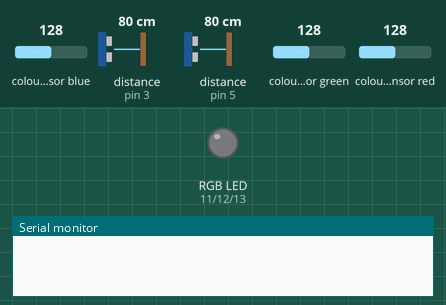
The sketch below on a simulated Arduino Nano, built with avr-gcc and run on an emulated ATmega328P. Shown: an RGB LED mixed from three pins (HIGH = lit), the last lines printed to the serial monitor. Wiring (inferred from the names in the program): 2 × ultrasonic range finder: trigger pin 2, echo pin 3 / trigger pin 4, echo pin 5; TCS3200 colour sensor: output pin 10; S2 pin 8; S3 pin 9; S0 pin 6; S1 pin 7. The inputs (shaded band) are chosen by the test bench; at power-on: colour sensor blue 128, distance to the obstacle (sensors on pin 3, pin 5) 80 cm, colour sensor green 128, colour sensor red 128. The echo pulse lasts 58.3 µs per cm; pins used as bus, display or sensor lines are not drawn.

Above: at 0.01 s.
At 1.2 s:
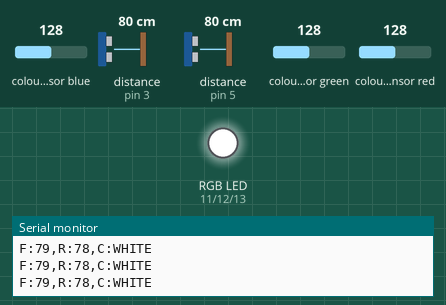
1.3 s: colour sensor blue set to 64
4.3 s: distance to the obstacle (sensor on pin 3) set to 35 cm
7.3 s: distance to the obstacle (sensor on pin 5) set to 35 cm
10.3 s: colour sensor green set to 5
13.3 s: distance to the obstacle (sensor on pin 3) set to 299 cm
16.3 s: distance to the obstacle (sensor on pin 5) set to 120 cm
Timing chart, 0 to 19.3 s (numbered marks = the images above; inputs shaded):
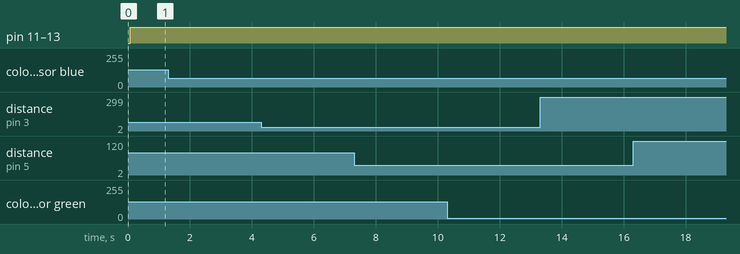

The sketch:

nano_sensor_hub.ino
```cpp
// ==========================================
// ARDUINO NANO - MAIN SENSOR HUB
// ==========================================
// Reads two ultrasonic sensors + TCS3200 color sensor
// Displays color on RGB LED, and transmits all data to ESP32!
//
// WIRING:
// Ultrasonic Front: TRIG=D2, ECHO=D3
// Ultrasonic Right: TRIG=D4, ECHO=D5
// TCS3200 Color:    S0=D6, S1=D7, S2=D8, S3=D9, OUT=D10, OE=GND
// RGB LED:          RED=D11, GREEN=D12, BLUE=D13

// --- ULTRASONIC PINS ---
#define TRIG_FRONT 2
#define ECHO_FRONT 3
#define TRIG_RIGHT 4
#define ECHO_RIGHT 5

// --- TCS3200 COLOR PINS ---
#define COLOR_S0  6
#define COLOR_S1  7
#define COLOR_S2  8
#define COLOR_S3  9
#define COLOR_OUT 10

// --- RGB LED PINS ---
#define LED_RED   11
#define LED_GREEN 12
#define LED_BLUE  13

int redValue = 0;
int greenValue = 0;
int blueValue = 0;

void setup() {
  Serial.begin(9600); // Talk to ESP32

  // Ultrasonics
  pinMode(TRIG_FRONT, OUTPUT);
  pinMode(ECHO_FRONT, INPUT);
  pinMode(TRIG_RIGHT, OUTPUT);
  pinMode(ECHO_RIGHT, INPUT);

  // Color Sensor
  pinMode(COLOR_S0, OUTPUT);
  pinMode(COLOR_S1, OUTPUT);
  pinMode(COLOR_S2, OUTPUT);
  pinMode(COLOR_S3, OUTPUT);
  pinMode(COLOR_OUT, INPUT);

  // RGB LED
  pinMode(LED_RED, OUTPUT);
  pinMode(LED_GREEN, OUTPUT);
  pinMode(LED_BLUE, OUTPUT);

  // Frequency scaling 20%
  digitalWrite(COLOR_S0, LOW);
  digitalWrite(COLOR_S1, HIGH);
}

void setLED(int r, int g, int b) {
  // Assuming Common Cathode (Normal)
  digitalWrite(LED_RED,   r);
  digitalWrite(LED_GREEN, g);
  digitalWrite(LED_BLUE,  b);
}

long readDistance(int trigPin, int echoPin) {
  digitalWrite(trigPin, LOW); delayMicroseconds(2);
  digitalWrite(trigPin, HIGH); delayMicroseconds(10);
  digitalWrite(trigPin, LOW);

  long duration = pulseIn(echoPin, HIGH, 30000);
  if (duration == 0) return 999;
  return duration * 0.034 / 2;
}

int readColor(int s2State, int s3State) {
  digitalWrite(COLOR_S2, s2State);
  digitalWrite(COLOR_S3, s3State);
  delay(15);

  int pulseWidth = pulseIn(COLOR_OUT, LOW, 80000); // 80ms timeout
  if (pulseWidth == 0) return 9999; // Return high number for timeout
  return pulseWidth;
}

void loop() {
  // 1. Read Ultrasonics
  long distFront = readDistance(TRIG_FRONT, ECHO_FRONT);
  delay(10);
  long distRight = readDistance(TRIG_RIGHT, ECHO_RIGHT);

  // 2. Read Color
  redValue   = readColor(LOW, LOW);
  greenValue = readColor(HIGH, HIGH);
  blueValue  = readColor(LOW, HIGH);

  String color = "UNKNOWN";

  // Apply the calibrated math!
  if (redValue == 9999 || greenValue == 9999 || blueValue == 9999) {
      color = "NO READING";
      setLED(0, 0, 0);
  }
  else if (redValue > 4000 && greenValue > 4000 && blueValue > 4000) {
      color = "BLACK";
      setLED(0, 0, 0);
  }
  else if (redValue < 1200 && greenValue < 1200 && blueValue < 1200) {
      color = "WHITE";
      setLED(1, 1, 1);
  }
  else if (redValue < 1400 && greenValue < 1800 && blueValue > 1800) {
      color = "YELLOW";
      setLED(1, 1, 0);
  }
  else if (redValue < greenValue && redValue < blueValue && redValue < 1500) {
      color = "RED";
      setLED(1, 0, 0);
  }
  else if (blueValue < redValue && blueValue < greenValue && blueValue < 1400) {
      color = "BLUE";
      setLED(0, 0, 1);
  }
  else if (greenValue < redValue && greenValue < blueValue && greenValue < 2000) {
      color = "GREEN";
      setLED(0, 1, 0);
  }
  else {
      color = "UNKNOWN";
      setLED(0, 0, 0);
  }

  // 3. Send everything to ESP32 over Serial!
  // Example: "F:15,R:20,C:RED"
  Serial.print("F:");
  Serial.print(distFront);
  Serial.print(",R:");
  Serial.print(distRight);
  Serial.print(",C:");
  Serial.println(color);

  delay(30);
}
```
